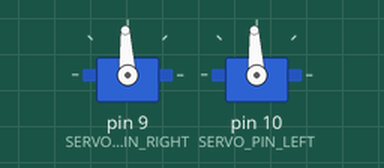
Simulated run of this sketch. Board: Arduino Uno, built with avr-gcc and run on an emulated ATmega328P. Shown: 2 × servo.

Above: at 0.05 s.
At 5.05 s:
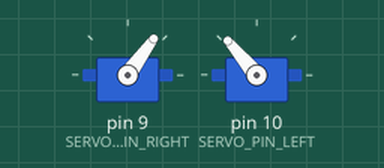
At 9.95 s:
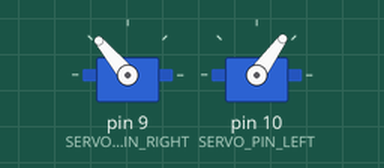
At 19.95 s:
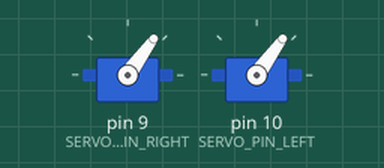
Timing chart, 0 to 26.0 s (numbered marks = the images above):
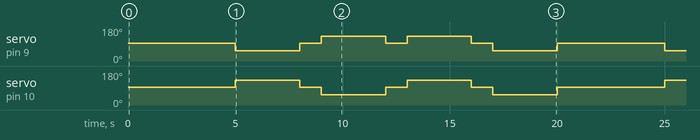

The sketch:

RobotCar-Auto.ino
```cpp
/*
  RobotCar-Auto

  自動走行するロボットカー
  ロボットカーを、前進、後退、右回転、左回転、の順に動かす。

  2020年7月3日作成
  坂本 元
*/


#include <Servo.h>     // サーボライブラリ用のヘッダファイル

const int SERVO_PIN_RIGHT = 9;  // 右タイヤのサーボを接続しているピン
const int SERVO_PIN_LEFT = 10;  // 左タイヤのサーボを接続しているピン

Servo servo_right;      // 右タイヤのサーボの変数宣言
Servo servo_left;       // 左タイヤのサーボの変数宣言

/*
360度回転するサーボモータGeekservoはPWM信号によって、回転速度と回転方向が制御されます。
1500マイクロ秒のPWM信号はモータが停止します。
600-1500マイクロ秒のPWM信号はモータが正方向に回転します。PWM信号が1500マイクロ秒から離れるほど、回転速度は大きくなります。
1500-2400マイクロ秒のPWM信号はモータが逆方向に回転します。PWM信号が1500マイクロ秒から離れるほど、回転速度は大きくなります。
*/

const int servo_stop = 1500;        // 停止のPWM信号（右タイヤ）（左タイヤ）[マイクロ秒]
const int servo_forward_r = 1100;   // 前進のPWM信号（右タイヤ）[マイクロ秒]
const int servo_forward_l = 1880;   //1900// 前進のPWM信号（左タイヤ）[マイクロ秒]
const int servo_backward_r = 1880;  //1900// 後退のPWM信号（右タイヤ）[マイクロ秒]
const int servo_backward_l = 1100;  // 後退のPWM信号（左タイヤ）[マイクロ秒]
const int servo_right_r = 1880;  //1900// 右回転のPWM信号（右タイヤ）[マイクロ秒]
const int servo_right_l = 1880;  //1900// 右回転のPWM信号（左タイヤ）[マイクロ秒]
const int servo_left_r = 1100;  // 左回転のPWM信号（右タイヤ）[マイクロ秒]
const int servo_left_l = 1100;  // 左回転のPWM信号（左タイヤ）[マイクロ秒]


void setup() {
  // サーボモータ
  servo_right.attach(SERVO_PIN_RIGHT);  // SERVO_PIN_RIGHTピンをサーボのPWM信号に設定
  servo_right.writeMicroseconds(1500);  // 1500マイクロ秒のPWM信号を出力する（初期値は回転停止）
  servo_left.attach(SERVO_PIN_LEFT);    // SERVO_PIN_LEFTピンをサーボのPWM信号に設定
  servo_left.writeMicroseconds(1500);   // 1500マイクロ秒のPWM信号を出力する（初期値は回転停止）
}


void loop() {
  // 急な動作の切替をさけるために、動作の間に停止（servo_stop）を入れている
  // 停止
  servo_right.writeMicroseconds(servo_stop);   // 停止のPWM信号を出力する（右タイヤ）
  servo_left.writeMicroseconds(servo_stop);    // 停止のPWM信号を出力する（左タイヤ）
  delay(5000);    // 5秒待つ

  // 前進
  servo_right.writeMicroseconds(servo_forward_r);  // 前進のPWM信号を出力する（右タイヤ）
  servo_left.writeMicroseconds(servo_forward_l);   // 前進のPWM信号を出力する（左タイヤ）
  delay(3000);    // 3秒待つ

  // 停止
  servo_right.writeMicroseconds(servo_stop);   // 停止のPWM信号を出力する（右タイヤ）
  servo_left.writeMicroseconds(servo_stop);    // 停止のPWM信号を出力する（左タイヤ）
  delay(1000);    // 1秒待つ

  // 後退
  servo_right.writeMicroseconds(servo_backward_r);   // 後退のPWM信号を出力する（右タイヤ）
  servo_left.writeMicroseconds(servo_backward_l);    // 後退のPWM信号を出力する（左タイヤ）
  delay(3000);    // 3秒待つ

  // 停止
  servo_right.writeMicroseconds(servo_stop);   // 停止のPWM信号を出力する（右タイヤ）
  servo_left.writeMicroseconds(servo_stop);    // 停止のPWM信号を出力する（左タイヤ）
  delay(1000);    // 1秒待つ

  // 右回転
  servo_right.writeMicroseconds(servo_right_r);  // 右回転のPWM信号を出力する（右タイヤ）
  servo_left.writeMicroseconds(servo_right_l);   // 右回転のPWM信号を出力する（左タイヤ）
  delay(3000);    // 3秒待つ

  // 停止
  servo_right.writeMicroseconds(servo_stop);   // 停止のPWM信号を出力する（右タイヤ）
  servo_left.writeMicroseconds(servo_stop);    // 停止のPWM信号を出力する（左タイヤ）
  delay(1000);    // 1秒待つ

  // 左回転
  servo_right.writeMicroseconds(servo_left_r);   // 左回転のPWM信号を出力する（右タイヤ）
  servo_left.writeMicroseconds(servo_left_l);    // 左回転のPWM信号を出力する（左タイヤ）
  delay(3000);    // 3秒待つ
}
```

Measured:
- by itself, servo on pin 9 (SERVO_PIN_RIGHT): repeats every 20.0 s: 2 × (93° 1.0 s, 130° 3.0 s), 93° 1.0 s, 54° 3.0 s, 93° 5.0 s, 54° 3.0 s
- by itself, servo on pin 10 (SERVO_PIN_LEFT): repeats every 20.0 s: 93° 1.0 s, 54° 3.0 s, 93° 1.0 s, 130° 3.0 s, 93° 1.0 s, 54° 3.0 s, 93° 5.0 s, 130° 3.0 s
